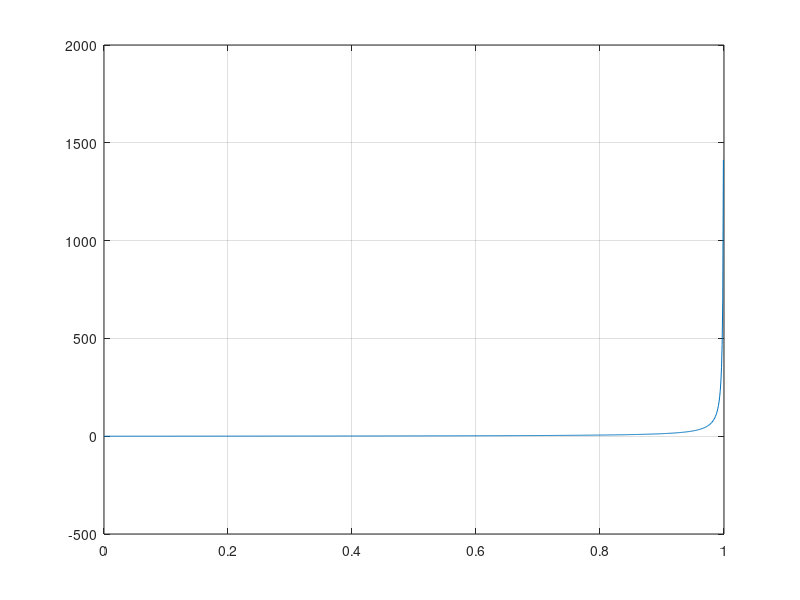

The MATLAB source for this figure: (Note: this script raises an error after producing the figure.)
## Ejercicio 1
  p_t_f = 3;
  K = 0.04;
  f = @(x) (x ./ (1-x)) .* sqrt((2*p_t_f)./(2+x)) - K;

  x=0:0.001:1;
  figure(1)
    plot(x,f(x));
    grid on;
    hold on;

  a=0;
  b=1;
  tol = 1e-8;
  format long;
  [x_b,h_1] = biseccion(f,a,b,100,tol);
  plot(x_b,f(x_b),"*r");
  disp(['x=' num2str(x_b)]);

## Ejercicio 2
  x_g = 0.02;
  g = @(p_t) (x_g ./ (1-x_g)) .* sqrt((2*p_t)./(2+x_g)) - K;
  p_t=0:0.01:20;

  figure(2)
    plot(p_t,g(p_t));
    grid on;
    hold on;

  a=0;
  b=5;
  tol = 1e-2;
  maxit = round(log2(abs(b-a)/tol))+1;
  [p_t_b,h_2] = biseccion(g,a,b,maxit,tol);
  plot(p_t_b,g(p_t_b),"*r");
  disp(['p_t=' num2str(p_t_b)]);
